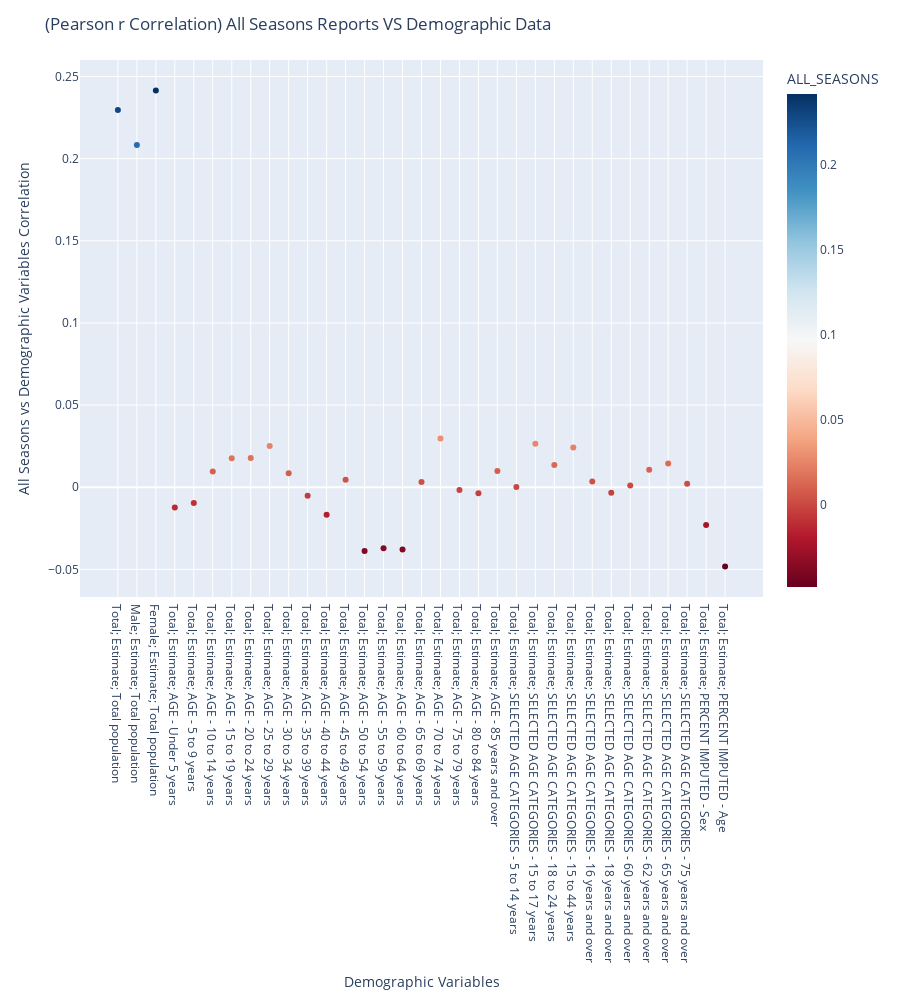

Notebook code cell kept with this figure:
### Code cell
season_to_do = "ALL_SEASONS"
fig = px.scatter(corr, x="DemographicVariable", y=season_to_do, color=season_to_do, 
                color_continuous_scale=px.colors.sequential.RdBu,
                width=900, height=1000)
fig.update_layout(
    title = '(Pearson r Correlation) '+"All Seasons"+' Reports VS Demographic Data',
    yaxis_title = "All Seasons"+' vs Demographic Variables Correlation',
    xaxis_title = "Demographic Variables",
)
fig.show()

### Figure 1 — Plotly figure (JSON) as saved in the notebook; plotly's stock layout.template omitted (floating-point values rounded to 4 significant figures)
{"data": [{"hoverlabel": {"namelength": 0}, "hovertemplate": "DemographicVariable=%{x}<br>ALL_SEASONS=%{marker.color}", "legendgroup": "", "marker": {"color": [0.2296, 0.2084, 0.2414, -0.0123, -0.009553, 0.009525, 0.01768, 0.01786, 0.02502, 0.00847, -0.005175, -0.01674, 0.00458, -0.03878, -0.03716, -0.03797, 0.003236, 0.02959, -0.001666, -0.003654, 0.009805, 6.323e-05, 0.0265, 0.01347, 0.02415, 0.003539, -0.003299, 0.001026, 0.01059, 0.01445, 0.002064, -0.02302, -0.0482], "coloraxis": "coloraxis", "symbol": "circle"}, "mode": "markers", "name": "", "showlegend": false, "type": "scatter", "x": ["Total; Estimate; Total population", "Male; Estimate; Total population", "Female; Estimate; Total population", "Total; Estimate; AGE - Under 5 years", "Total; Estimate; AGE - 5 to 9 years", "Total; Estimate; AGE - 10 to 14 years", "Total; Estimate; AGE - 15 to 19 years", "Total; Estimate; AGE - 20 to 24 years", "Total; Estimate; AGE - 25 to 29 years", "Total; Estimate; AGE - 30 to 34 years", "Total; Estimate; AGE - 35 to 39 years", "Total; Estimate; AGE - 40 to 44 years", "Total; Estimate; AGE - 45 to 49 years", "Total; Estimate; AGE - 50 to 54 years", "Total; Estimate; AGE - 55 to 59 years", "Total; Estimate; AGE - 60 to 64 years", "Total; Estimate; AGE - 65 to 69 years", "Total; Estimate; AGE - 70 to 74 years", "Total; Estimate; AGE - 75 to 79 years", "Total; Estimate; AGE - 80 to 84 years", "Total; Estimate; AGE - 85 years and over", "Total; Estimate; SELECTED AGE CATEGORIES - 5 to 14 years", "Total; Estimate; SELECTED AGE CATEGORIES - 15 to 17 years", "Total; Estimate; SELECTED AGE CATEGORIES - 18 to 24 years", "Total; Estimate; SELECTED AGE CATEGORIES - 15 to 44 years", "Total; Estimate; SELECTED AGE CATEGORIES - 16 years and over", "Total; Estimate; SELECTED AGE CATEGORIES - 18 years and over", "Total; Estimate; SELECTED AGE CATEGORIES - 60 years and over", "Total; Estimate; SELECTED AGE CATEGORIES - 62 years and over", "Total; Estimate; SELECTED AGE CATEGORIES - 65 years and over", "Total; Estimate; SELECTED AGE CATEGORIES - 75 years and over", "Total; Estimate; PERCENT IMPUTED - Sex", "Total; Estimate; PERCENT IMPUTED - Age"], "xaxis": "x", "y": [0.2296, 0.2084, 0.2414, -0.0123, -0.009553, 0.009525, 0.01768, 0.01786, 0.02502, 0.00847, -0.005175, -0.01674, 0.00458, -0.03878, -0.03716, -0.03797, 0.003236, 0.02959, -0.001666, -0.003654, 0.009805, 6.323e-05, 0.0265, 0.01347, 0.02415, 0.003539, -0.003299, 0.001026, 0.01059, 0.01445, 0.002064, -0.02302, -0.0482], "yaxis": "y"}], "layout": {"coloraxis": {"colorbar": {"title": {"text": "ALL_SEASONS"}}, "colorscale": [[0, "rgb(103,0,31)"], [0.1, "rgb(178,24,43)"], [0.2, "rgb(214,96,77)"], [0.3, "rgb(244,165,130)"], [0.4, "rgb(253,219,199)"], [0.5, "rgb(247,247,247)"], [0.6, "rgb(209,229,240)"], [0.7, "rgb(146,197,222)"], [0.8, "rgb(67,147,195)"], [0.9, "rgb(33,102,172)"], [1, "rgb(5,48,97)"]]}, "height": 1000, "legend": {"tracegroupgap": 0}, "margin": {"t": 60}, "title": {"text": "(Pearson r Correlation) All Seasons Reports VS Demographic Data"}, "width": 900, "xaxis": {"anchor": "y", "domain": [0, 1], "title": {"text": "Demographic Variables"}}, "yaxis": {"anchor": "x", "domain": [0, 1], "title": {"text": "All Seasons vs Demographic Variables Correlation"}}}}
